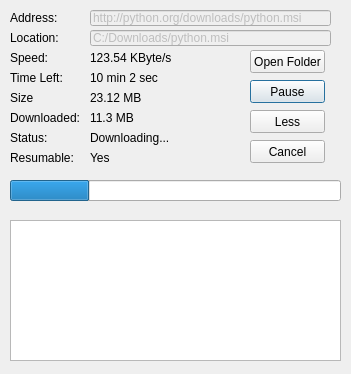
<?xml version="1.0" encoding="UTF-8"?>
<ui version="4.0">
 <class>Downloading</class>
 <widget class="QDialog" name="Downloading">
  <property name="geometry">
   <rect>
    <x>0</x>
    <y>0</y>
    <width>351</width>
    <height>374</height>
   </rect>
  </property>
  <property name="windowTitle">
   <string>Downloading File</string>
  </property>
  <widget class="QLabel" name="label">
   <property name="geometry">
    <rect>
     <x>10</x>
     <y>10</y>
     <width>61</width>
     <height>16</height>
    </rect>
   </property>
   <property name="text">
    <string>Address:</string>
   </property>
  </widget>
  <widget class="QLabel" name="label_2">
   <property name="geometry">
    <rect>
     <x>10</x>
     <y>30</y>
     <width>61</width>
     <height>16</height>
    </rect>
   </property>
   <property name="text">
    <string>Location:</string>
   </property>
  </widget>
  <widget class="QLabel" name="label_3">
   <property name="geometry">
    <rect>
     <x>10</x>
     <y>50</y>
     <width>61</width>
     <height>16</height>
    </rect>
   </property>
   <property name="text">
    <string>Speed:</string>
   </property>
  </widget>
  <widget class="QLabel" name="label_4">
   <property name="geometry">
    <rect>
     <x>10</x>
     <y>70</y>
     <width>61</width>
     <height>16</height>
    </rect>
   </property>
   <property name="text">
    <string>Time Left:</string>
   </property>
  </widget>
  <widget class="QLabel" name="label_5">
   <property name="geometry">
    <rect>
     <x>10</x>
     <y>90</y>
     <width>61</width>
     <height>16</height>
    </rect>
   </property>
   <property name="text">
    <string>Size</string>
   </property>
  </widget>
  <widget class="QLabel" name="label_6">
   <property name="geometry">
    <rect>
     <x>10</x>
     <y>110</y>
     <width>71</width>
     <height>16</height>
    </rect>
   </property>
   <property name="text">
    <string>Downloaded:</string>
   </property>
  </widget>
  <widget class="QLabel" name="label_7">
   <property name="geometry">
    <rect>
     <x>10</x>
     <y>130</y>
     <width>71</width>
     <height>16</height>
    </rect>
   </property>
   <property name="text">
    <string>Status:</string>
   </property>
  </widget>
  <widget class="QLabel" name="label_9">
   <property name="geometry">
    <rect>
     <x>90</x>
     <y>30</y>
     <width>551</width>
     <height>16</height>
    </rect>
   </property>
   <property name="text">
    <string/>
   </property>
  </widget>
  <widget class="QLabel" name="label_10">
   <property name="geometry">
    <rect>
     <x>90</x>
     <y>50</y>
     <width>551</width>
     <height>16</height>
    </rect>
   </property>
   <property name="text">
    <string>123.54 KByte/s</string>
   </property>
  </widget>
  <widget class="QLabel" name="label_12">
   <property name="geometry">
    <rect>
     <x>90</x>
     <y>90</y>
     <width>551</width>
     <height>16</height>
    </rect>
   </property>
   <property name="text">
    <string>23.12 MB</string>
   </property>
  </widget>
  <widget class="QLabel" name="label_13">
   <property name="geometry">
    <rect>
     <x>90</x>
     <y>110</y>
     <width>551</width>
     <height>16</height>
    </rect>
   </property>
   <property name="text">
    <string>11.3 MB</string>
   </property>
  </widget>
  <widget class="QLabel" name="label_14">
   <property name="geometry">
    <rect>
     <x>90</x>
     <y>130</y>
     <width>551</width>
     <height>16</height>
    </rect>
   </property>
   <property name="text">
    <string>Downloading...</string>
   </property>
  </widget>
  <widget class="QLabel" name="label_15">
   <property name="geometry">
    <rect>
     <x>10</x>
     <y>150</y>
     <width>71</width>
     <height>16</height>
    </rect>
   </property>
   <property name="text">
    <string>Resumable:</string>
   </property>
  </widget>
  <widget class="QLabel" name="label_16">
   <property name="geometry">
    <rect>
     <x>90</x>
     <y>150</y>
     <width>551</width>
     <height>16</height>
    </rect>
   </property>
   <property name="text">
    <string>Yes</string>
   </property>
  </widget>
  <widget class="QLineEdit" name="lineEdit">
   <property name="enabled">
    <bool>false</bool>
   </property>
   <property name="geometry">
    <rect>
     <x>90</x>
     <y>10</y>
     <width>241</width>
     <height>16</height>
    </rect>
   </property>
   <property name="text">
    <string>http://python.org/downloads/python.msi</string>
   </property>
  </widget>
  <widget class="QLineEdit" name="lineEdit_2">
   <property name="enabled">
    <bool>false</bool>
   </property>
   <property name="geometry">
    <rect>
     <x>90</x>
     <y>30</y>
     <width>241</width>
     <height>16</height>
    </rect>
   </property>
   <property name="text">
    <string>C:/Downloads/python.msi</string>
   </property>
  </widget>
  <widget class="QPushButton" name="pushButton">
   <property name="geometry">
    <rect>
     <x>250</x>
     <y>80</y>
     <width>75</width>
     <height>23</height>
    </rect>
   </property>
   <property name="text">
    <string>Pause</string>
   </property>
  </widget>
  <widget class="QPushButton" name="pushButton_2">
   <property name="geometry">
    <rect>
     <x>250</x>
     <y>140</y>
     <width>75</width>
     <height>23</height>
    </rect>
   </property>
   <property name="text">
    <string>Cancel</string>
   </property>
  </widget>
  <widget class="QPushButton" name="pushButton_3">
   <property name="geometry">
    <rect>
     <x>250</x>
     <y>50</y>
     <width>75</width>
     <height>23</height>
    </rect>
   </property>
   <property name="text">
    <string>Open Folder</string>
   </property>
  </widget>
  <widget class="QProgressBar" name="progressBar">
   <property name="enabled">
    <bool>true</bool>
   </property>
   <property name="geometry">
    <rect>
     <x>10</x>
     <y>180</y>
     <width>331</width>
     <height>21</height>
    </rect>
   </property>
   <property name="value">
    <number>24</number>
   </property>
   <property name="textVisible">
    <bool>false</bool>
   </property>
   <property name="format">
    <string>%p%</string>
   </property>
  </widget>
  <widget class="QWidget" name="gridLayoutWidget">
   <property name="geometry">
    <rect>
     <x>10</x>
     <y>220</y>
     <width>331</width>
     <height>141</height>
    </rect>
   </property>
   <layout class="QGridLayout" name="gridLayout">
    <item row="0" column="0">
     <widget class="QTableWidget" name="connInfo"/>
    </item>
   </layout>
  </widget>
  <widget class="QLabel" name="label_11">
   <property name="geometry">
    <rect>
     <x>90</x>
     <y>70</y>
     <width>551</width>
     <height>16</height>
    </rect>
   </property>
   <property name="text">
    <string>10 min 2 sec</string>
   </property>
  </widget>
  <widget class="QPushButton" name="pushButton_4">
   <property name="geometry">
    <rect>
     <x>250</x>
     <y>110</y>
     <width>75</width>
     <height>23</height>
    </rect>
   </property>
   <property name="text">
    <string>Less</string>
   </property>
  </widget>
 </widget>
 <resources/>
 <connections/>
</ui>
